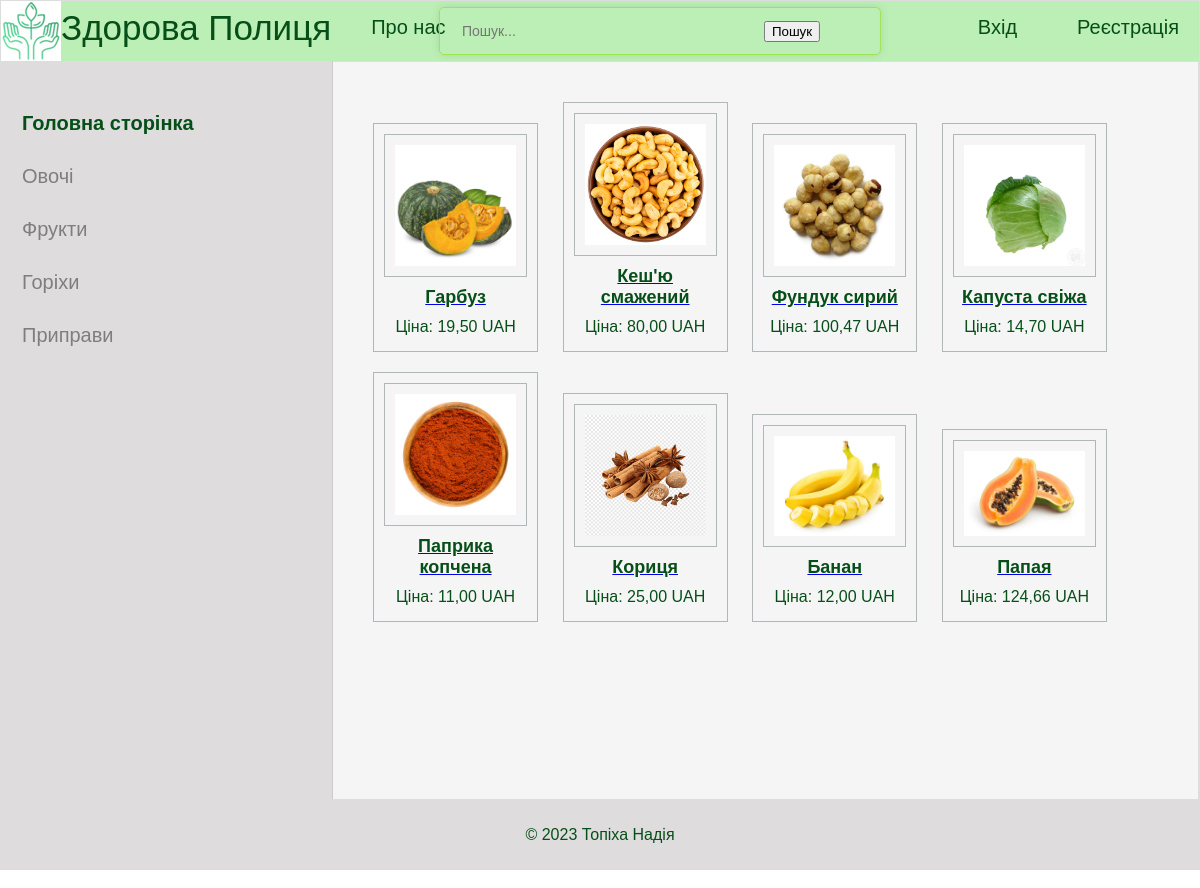
The page / on the database its author committed.
### myapp1/models.py (models this page shows, shortened)
class Category(models.Model):
    name = models.CharField(max_length=100)

class Product(models.Model):
    name = models.CharField(max_length=255)
    description = models.TextField()
    price = models.DecimalField(max_digits=10, decimal_places=2)
    currency = models.CharField(max_length=10, default='UAH')
    image = models.ImageField(upload_to='product_images/')
    category = models.ForeignKey(Category, on_delete=models.CASCADE, null=True, blank=True)

### myapp1/views.py (the view)
# urls.py: 2. Add a URL to urlpatterns:  path('', views.home, name='home')
def home(request, category_name=None):
    categories = Category.objects.all()
    selected_category = None
    if category_name:
        selected_category = get_object_or_404(Category, name=category_name)
        products = Product.objects.filter(category=selected_category)
    else:
        products = Product.objects.all()
    return render(request, 'home.html', {'categories': categories, 'selected_category': selected_category, 'products': products})

### templates/home.html (shortened to what this page needs)
{% extends 'base.html' %}
{% load static %}
{% block content %}
    {% for product in products %}
    <div class="product-block">
        <a href="{% url 'product_detail' product.id %}">
            <img class="product-block img" src="{{ product.image.url }}" alt="{{ product.name }}">
            <h2 class="product-title">{{ product.name }}</h2>
        </a>
        <p>Ціна: {{ product.price }} {{ product.currency }}</p>
    </div>
    {% endfor %}
{% endblock %}

### templates/base.html (shortened to what this page needs)
{% load static %}
<!DOCTYPE html>
<html>
<head>
    <link type="text/css" href="{% static 'css/styles.css' %}" rel="stylesheet" />
</head>
<body>
    <table class="table-page" border="0" cellpadding="0" cellspacing="0">
        <tr>
            <td valign="top">
                <div class="header">
                    <ul id="mainmenu" class="mainmenu navbar">
                        <li class="logo"><a href="#"><div class="logo"></div></a></li>
                        <li class="site-name"><a href="#">Здорова Полиця</a></li>
                        <li class="search-bar">
                            <form action="{% url 'search_results' %}" method="get">
                                <input class="search-input" type="text" name="q" placeholder="Пошук...">
                                <button class="search-button" type="submit">Пошук</button>
                            </form>
                        </li>
                        <li><a href="{% url 'about' %}">Про нас</a></li>
                        {% if user.is_authenticated %}
                        <li class="last"><a href="{% url 'logout' %}">Вихід</a></li>
                            <li class="last"><a href="{% url 'cart' %}"><img src="{% static 'images/shopping_cart.png' %}"></a></li>
                            <li class="last"><a href="{% url 'profile' %}">Мій профіль</a></li>
                        {% else %}
                            <li class="last"><a href="{% url 'signup' %}">Реєстрація</a></li>
                            <li class="last"><a href="{% url 'login' %}">Вхід</a></li>
                        {% endif %}
                    </ul>
                </div>
                <table class="table-content" border="0" cellpadding="0" cellspacing="0">
                    <tr>
                        <td valign="top" class="left-chapters">
                            <ul>
                                <li {% if request.path == '/' %}class="selected"{% endif %}>
                                    <a href="{% url 'home' %}">Головна сторінка</a>
                                </li>
                                {% for category in categories %}
                                    <li {% if category == selected_category %}class="selected"{% endif %}>
                                        <a href="{% url 'home_with_category' category_name=category.name %}">{{ category.name }}</a>
                                    </li>
                                {% endfor %}
                            </ul>
                        </td>
                        <td valign="top" class="content">
                            {% block content %}
                            {% endblock %}
                        </td>
                    </tr>
                </table>
            </td>
        </tr>
    </table>
    <footer>
        <p>&copy; 2023 Топіха Надія </p>
    </footer>
</body>
</html>

### myapp1/static/css/styles.css (style rules this page uses)
html, body { font-family: 'Arial'; margin: 0; padding: 0; height: 100%; width: 100%; color: #064f18; min-height: 100vh; flex-direction: column; }
img { max-width: 100%; width: 35px; height: auto; margin: 0px 20px 0 80px; }
.table-page { width: 100%; height: 100%; vertical-align: top; }
.table-page tr { height: 100%; }
.header { background: #bcefb5; height: 60px; }
#mainmenu { position: relative; }
.search-bar { position: absolute; top: 25%; left: 50%; transform: translate(-50%, -50%); }
.search-bar form { display: flex; align-items: center; height: 6px; }
.search-bar input { margin: 0; border: none; background: none; outline: none; color: #064f18; font-size: 14px; width: 300px; height: 20px; }
.search-bar button { margin: 0px; }
.logo { background: url('../images/logo.png'); width: 60px; height: 60px; }
table { width: 100%; border-collapse: collapse; }
th, td { border: 1px solid #ddd; text-align: left; }
ul.mainmenu { list-style: none; margin: 0; padding: 0; height: 60px; font-size: 20px; overflow: hidden; }
ul.mainmenu li { float: left; margin: 15px 20px 0 40px; }
ul.mainmenu li.logo { margin: 0; }
ul.mainmenu li.last { float: right; }
ul.mainmenu li.last a { display: flex; align-items: center; }
ul.mainmenu li a { color: #064f18; text-decoration: none; transition: color 0.3s ease, background-color 0.3s ease; }
ul.mainmenu li.site-name { float: left; margin: 7px 0 0 0; font-size: 35px; }
ul.mainmenu li.site-name a { color: #064f18; text-decoration: none; }
footer { background-color: #dedcdc; padding: 10px; text-align: center; margin-top: auto; }
.table-content { width: 100%; min-height: 100%; height: 100%; }
.left-chapters { margin: 0; background: #dedcdc; border-right: 1px solid #ccc; min-height: 100%; }
.left-chapters ul { width: 300px; min-height: 100%; margin: 0; padding: 20px 10px 10px 20px; list-style: none; font-size: 20px; }
.left-chapters ul li { margin: 30px 0 0 0; color: #999; }
.left-chapters ul li a { color: #7f7e7e; text-decoration: none; }
.left-chapters ul li.selected a { color: #064f18; font-weight: bold; }
.content { padding: 40px 20px 20px 40px; width: 100%; box-sizing: border-box; }
.product-block { display: inline-block; width: calc(23% - 20px); margin-right: 20px; margin-bottom: 20px; padding: 10px; border: 1px solid #b1b7b9; box-sizing: border-box; text-align: center; }
.product-block img { width: 150px; height: auto; margin: 0 auto; display: block; }
.product-block h2 { font-size: 18px; margin: 10px 0; }
.product-block p { margin: 5px 0; }
.product-title { color: #064f18; text-decoration: none; }
form { max-width: 400px; margin: 0 auto; width: 100%; padding: 20px; border: 1px solid rgb(158, 227, 84); border-radius: 5px; box-shadow: 0 0 10px rgba(0, 0, 0, 0.1); }

### rows shown on the page
Category: name "Овочі"
Category: name "Фрукти"
Category: name "Горіхи"
Category: name "Приправи"
Product: image (picture), name "Гарбуз", price "19,50", currency "UAH"
Product: image (picture), name "Кеш'ю смажений", price "80,00", currency "UAH"
Product: image (picture), name "Фундук сирий", price "100,47", currency "UAH"
Product: image (picture), name "Капуста свіжа", price "14,70", currency "UAH"
Product: image (picture), name "Паприка копчена", price "11,00", currency "UAH"
Product: image (picture), name "Кориця", price "25,00", currency "UAH"
Product: image (picture), name "Банан", price "12,00", currency "UAH"
Product: image (picture), name "Папая", price "124,66", currency "UAH"
